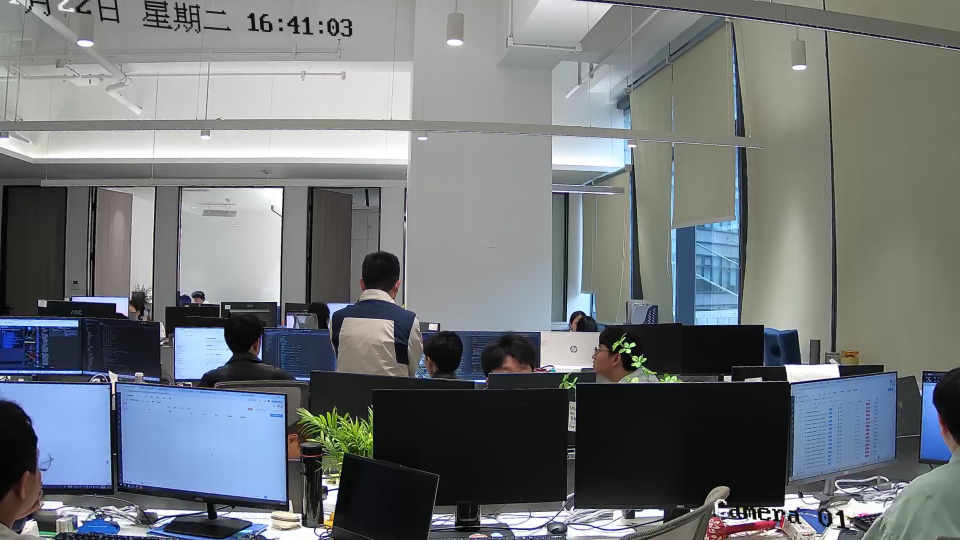
#> input picture video_stitching/assets/1/2.jpg, 1920 x 1080 px, given in place of 2024-12-25 14:38:42.325.jpg, which was not available (shown at 1/2 size)
$ python broken_image_test.py   (older library calls are emulated)
#> lines starting #> are read from the running program, lines starting #| are printed output that depends on the picture; after the words box and inside, x2 and y2 are one past the last pixel; in counts of white or black regions, pixels touching at a corner belong together; long printed decimals are rounded; pictures that were not available may be replaced by others from this repository, and a replacement may not be noted
from skimage.feature import graycomatrix, graycoprops
import cv2
import numpy as np
import time,os

def apply_mean_smoothing(image, kernel_size=5):
    # 应用均值滤波
    smoothed_image = cv2.blur(image, (kernel_size, kernel_size))
    return smoothed_image

def apply_histogram_equalization(image):
    # 仅对灰度图像均衡化
    equalized_image = cv2.equalizeHist(image)
    return equalized_image

def preprocess_image(image):
    # 先进行均值平滑
    smoothed = apply_mean_smoothing(image, kernel_size=5)
    # 再进行直方图均衡化
    equalized = apply_histogram_equalization(smoothed)
    return equalized


def check_image_plus(gray_image, seam_x, margin):
    # 定义拼接处的位置和区域大小
    left_area = gray_image[:, seam_x - margin:seam_x]  # 拼接左侧区域
    right_area = gray_image[:, seam_x:seam_x + margin]  # 拼接右侧区域
    # 计算直方图
    left_hist = cv2.calcHist([left_area], [0], None, [256], [0, 256])
    right_hist = cv2.calcHist([right_area], [0], None, [256], [0, 256])
    # 归一化直方图
    left_hist = cv2.normalize(left_hist, left_hist).flatten()
    right_hist = cv2.normalize(right_hist, right_hist).flatten()
    # 巴氏和相关性
    Bhattacharyya_similarity = cv2.compareHist(
        left_hist, right_hist, cv2.HISTCMP_BHATTACHARYYA)
    Correlation_similarity = cv2.compareHist(
        left_hist, right_hist, cv2.HISTCMP_CORREL)
    return Bhattacharyya_similarity, Correlation_similarity


def detect_seam(gray_image, seam_x, margin=20):
    # 左右区域
    left_area = gray_image[:, seam_x - margin:seam_x]
    right_area = gray_image[:, seam_x:seam_x + margin]

    # 检查区域是否为空
    if left_area.size == 0 or right_area.size == 0:
        return False

    # 纹理分析
    glcm_left = graycomatrix(
        left_area, [1], [0], 256, symmetric=True, normed=True)
    glcm_right = graycomatrix(
        right_area, [1], [0], 256, symmetric=True, normed=True)
    contrast_left = graycoprops(glcm_left, 'contrast')[0, 0]
    contrast_right = graycoprops(glcm_right, 'contrast')[0, 0]
    # print(abs(contrast_left - contrast_right))
    # 返回拼接区域差异
    return abs(contrast_left - contrast_right)

def check_image_dynamic_early_stop(image):
    gray_image = cv2.cvtColor(image, cv2.COLOR_BGR2GRAY)
    # gray_image = apply_mean_smoothing(gray_image, kernel_size=5)
    gray_image = preprocess_image(gray_image)
    images_to_check = [1035, 1102, 1166, 1233, 1299, 375]

    # 循环遍历列表中的数据
    for image_id in images_to_check:

        Bhattacharyya_similarity, Correlation_similarity = check_image_plus(gray_image, image_id, 15)
        print(f"Bhattacharyya: {Bhattacharyya_similarity}, Correlation: {Correlation_similarity}")
        if Bhattacharyya_similarity > 0.4 and Correlation_similarity < 0.7 :
            return True, image_id

        # [4 lines of commented-out code are left out]


    return False, None

def one():
    image = cv2.imread(
        '/home/xianyang/xy/project/Road_Assets/test/broken_image/1/2024-12-25 14:38:42.325.jpg')  # 替换为你的图像路径
#> image is the input picture: shape (1080, 1920, 3); mean B, G, R 120.3, 117.3, 112.7
    has, image_id = check_image_dynamic_early_stop(image)
#> in check_image_dynamic_early_stop, `gray_image = cv2.cvtColor(image, cv2.COLOR_BGR2GRAY)`:
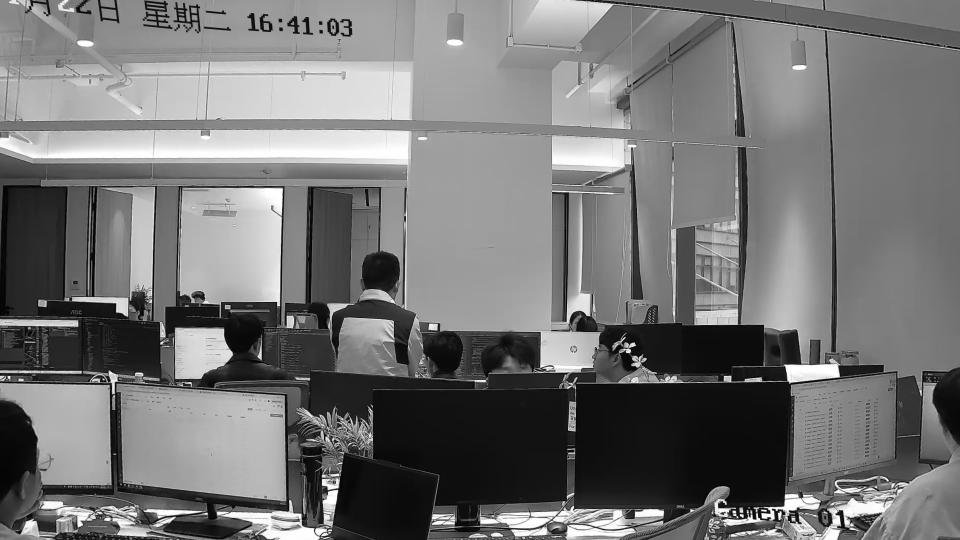
#> gray_image: shape (1080, 1920) (shown at 1/2 size); min 0, max 255, mean 116.3
#> in apply_histogram_equalization, `equalized_image = cv2.equalizeHist(image)`:
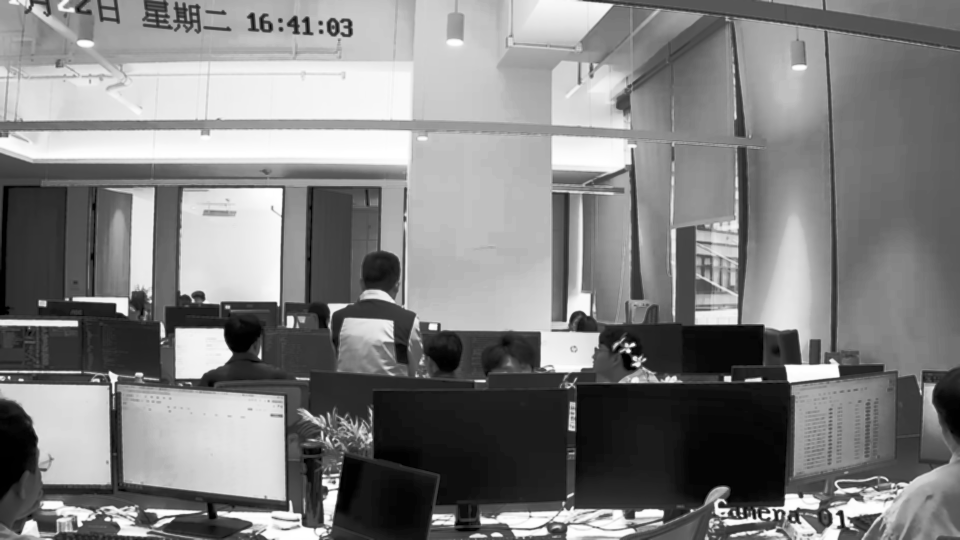
#> equalized_image: shape (1080, 1920) (shown at 1/2 size); min 0, max 255, mean 128.3
#> the loop in check_image_dynamic_early_stop, `for image_id in images_to_check: ` made 2 passes
#> (Bhattacharyya_similarity, Correlation_similarity) on passes 1 to 2: (0.266, 0.923), (0.405, 0.621)
#| Bhattacharyya: 0.2662, Correlation: 0.9231
#| Bhattacharyya: 0.4049, Correlation: 0.6206
#> has = True; image_id = 1102
    if has:
        print("图像可能存在拼接问题！", image_id)
#| 图像可能存在拼接问题！ 1102
        line_color = (0, 255, 0)  # 线条颜色 (B, G, R) -> 绿色
        line_thickness = 2        # 线条粗细
        cv2.line(image, (image_id, 0), (image_id, 1080),line_color, line_thickness)
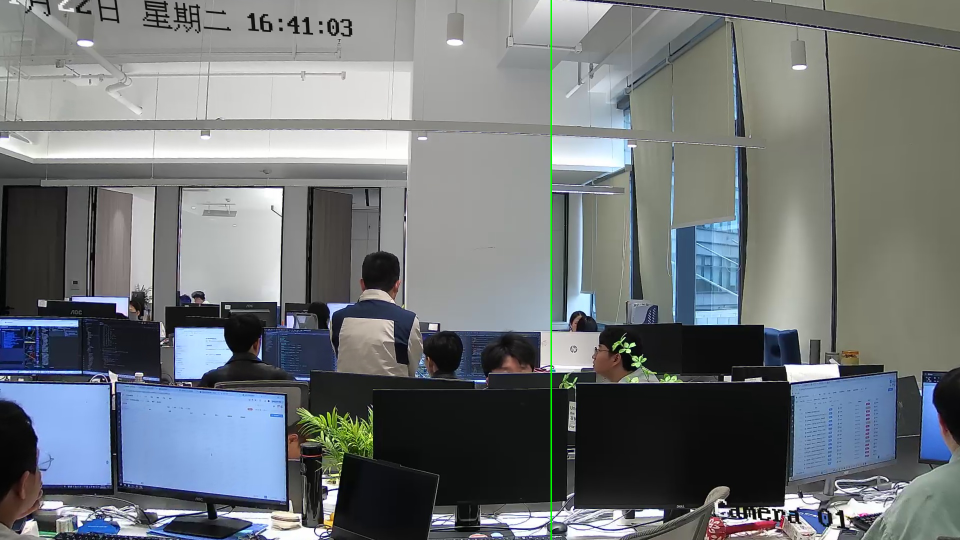
#> image: shape (1080, 1920, 3) (shown at 1/2 size); 0.16% of pixels changed, all inside (x1, y1, x2, y2) = (1101, 0, 1104, 1080)
        cv2.imshow("Image with Middle Line", image)
        # 按任意键退出
        cv2.waitKey(0)
        cv2.destroyAllWindows()

    else:
        print("图像正常。")

def all():
    for i in os.listdir('/home/xianyang/xy/project/Road_Assets/test/broken_image/1'):
        image = cv2.imread(
            f"/home/xianyang/xy/project/Road_Assets/test/broken_image/1/{i}")
        has, image_id = check_image_dynamic_early_stop(image)
        if has:
            print("图像可能存在拼接问题！", i)
            line_color = (0, 255, 0)  # 线条颜色 (B, G, R) -> 绿色
            line_thickness = 2        # 线条粗细
            cv2.line(image, (image_id, 0), (image_id, 1080),line_color, line_thickness)
            cv2.imwrite(
                f'/home/xianyang/xy/project/Road_Assets/test/broken_image/res/{i}',image)
        else:
            print('-------------------------',i)

if __name__ == '__main__':
    one()
    # all()

$ run again, on Road_Assets/test/pcd/1.png
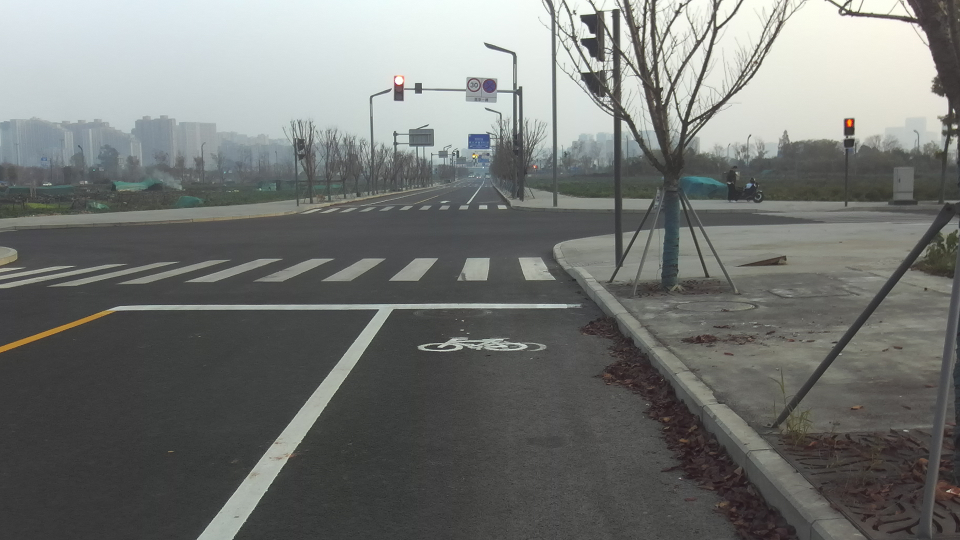
#> input picture Road_Assets/test/pcd/1.png, 1920 x 1080 px, given in place of 2024-12-25 14:38:42.325.jpg, which was not available (shown at 1/2 size)
#> in one, image is the input picture: shape (1080, 1920, 3); mean B, G, R 114.9, 117.4, 115
#> in apply_histogram_equalization, `equalized_image = cv2.equalizeHist(image)`:
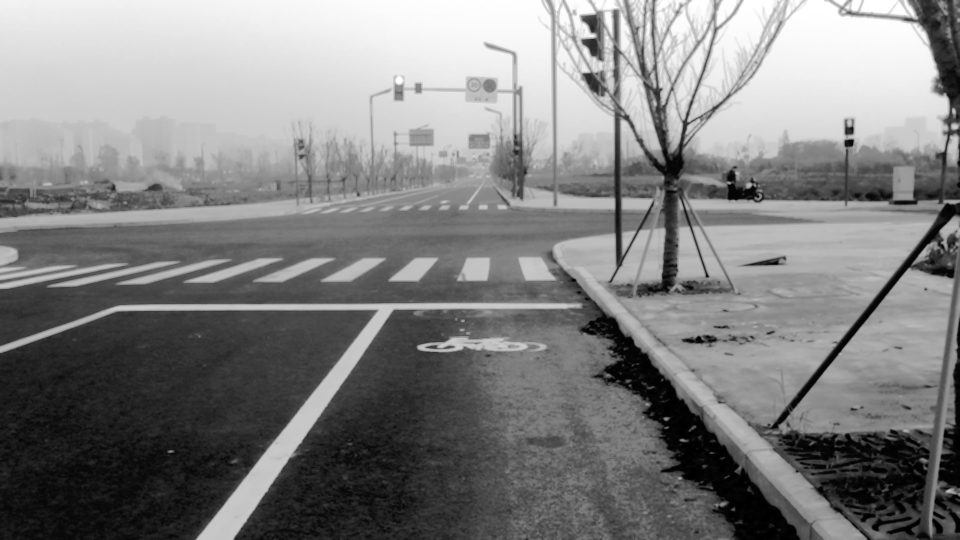
#> equalized_image: shape (1080, 1920) (shown at 1/2 size); min 0, max 255, mean 128.7
#> the loop in check_image_dynamic_early_stop, `for image_id in images_to_check: ` made 6 passes
#> (Bhattacharyya_similarity, Correlation_similarity) on passes 1 to 6: (0.147, 0.971), (0.255, 0.946), (0.164, 0.951), (0.168, 0.936), (0.161, 0.945), (0.141, 0.957)
#> (printed output is left out)
#> has = False

$ run again, on Road_Assets/assets/test.jpg
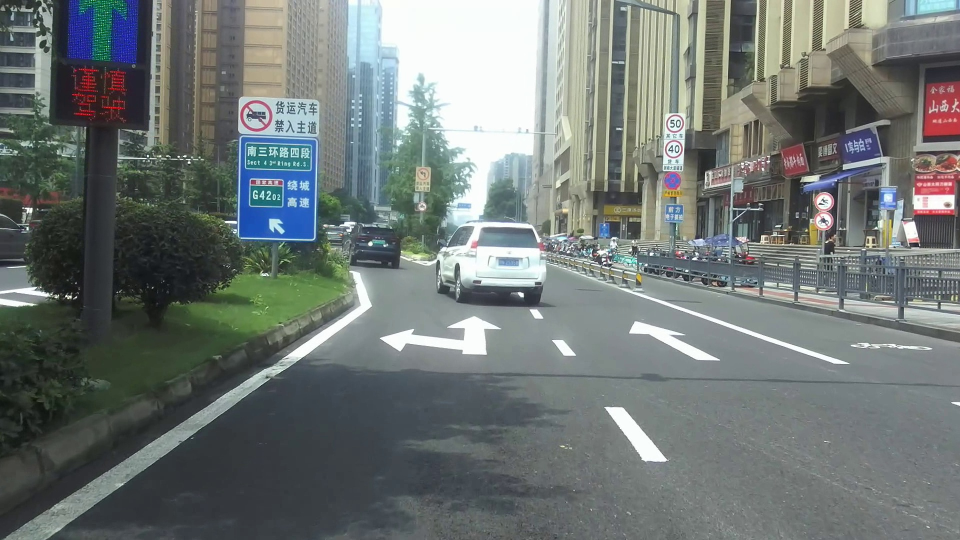
#> input picture Road_Assets/assets/test.jpg, 1920 x 1080 px, given in place of 2024-12-25 14:38:42.325.jpg, which was not available (shown at 1/2 size)
#> in one, image is the input picture: shape (1080, 1920, 3); mean B, G, R 117, 119, 111.9
#> in check_image_dynamic_early_stop, `gray_image = cv2.cvtColor(image, cv2.COLOR_BGR2GRAY)`:
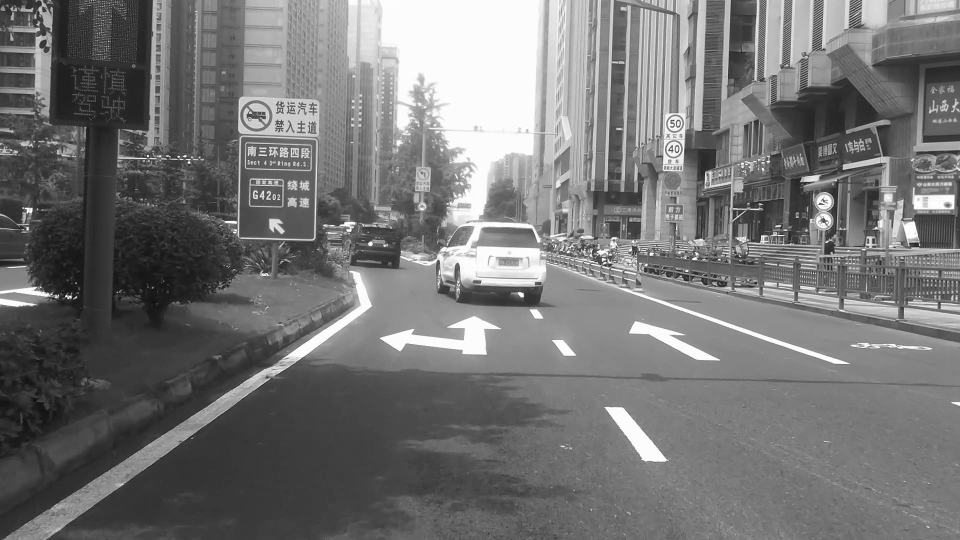
#> gray_image: shape (1080, 1920) (shown at 1/2 size); min 1, max 255, mean 116.6
#> in apply_histogram_equalization, `equalized_image = cv2.equalizeHist(image)`:
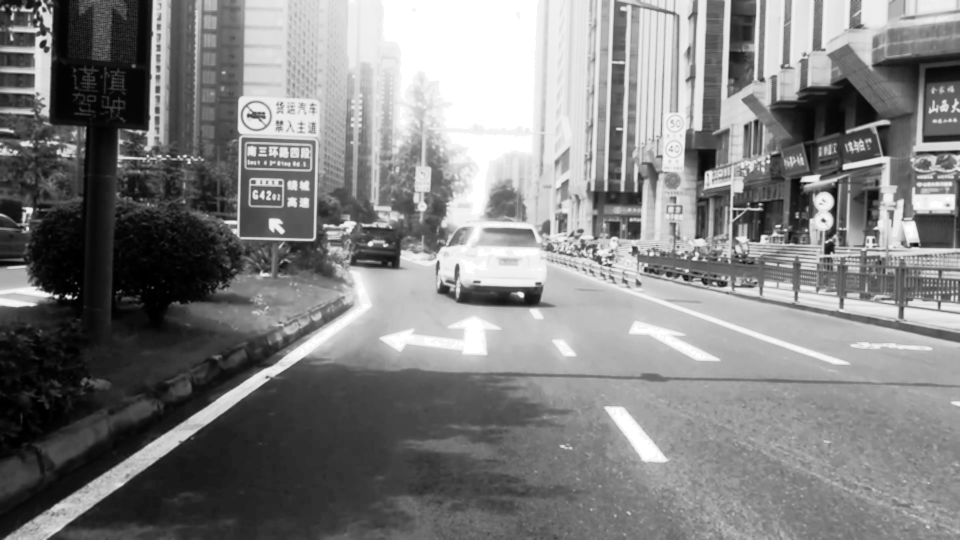
#> equalized_image: shape (1080, 1920) (shown at 1/2 size); min 0, max 255, mean 128.5
#> the loop in check_image_dynamic_early_stop, `for image_id in images_to_check: ` made 6 passes
#> (Bhattacharyya_similarity, Correlation_similarity) on passes 1 to 6: (0.161, 0.991), (0.231, 0.741), (0.208, 0.826), (0.186, 0.825), (0.146, 0.921), (0.147, 0.913)
#> (printed output is left out)
#> has = False
